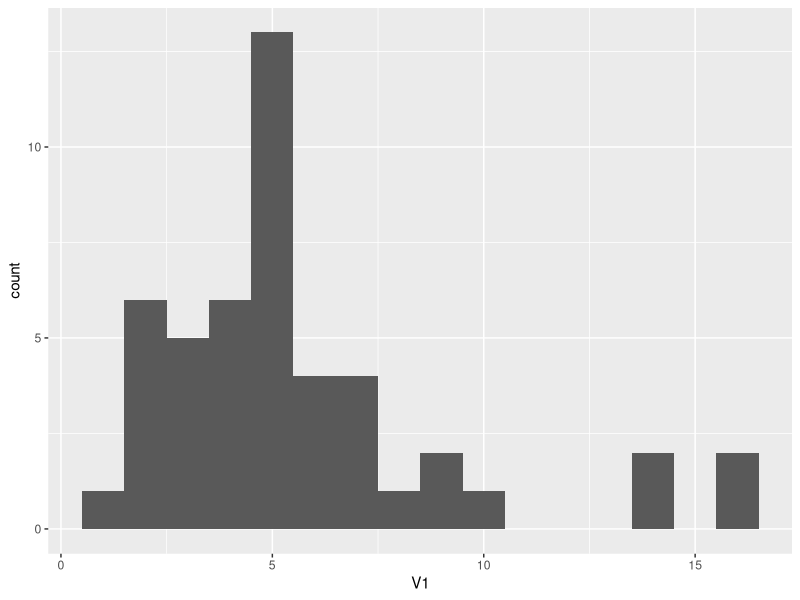
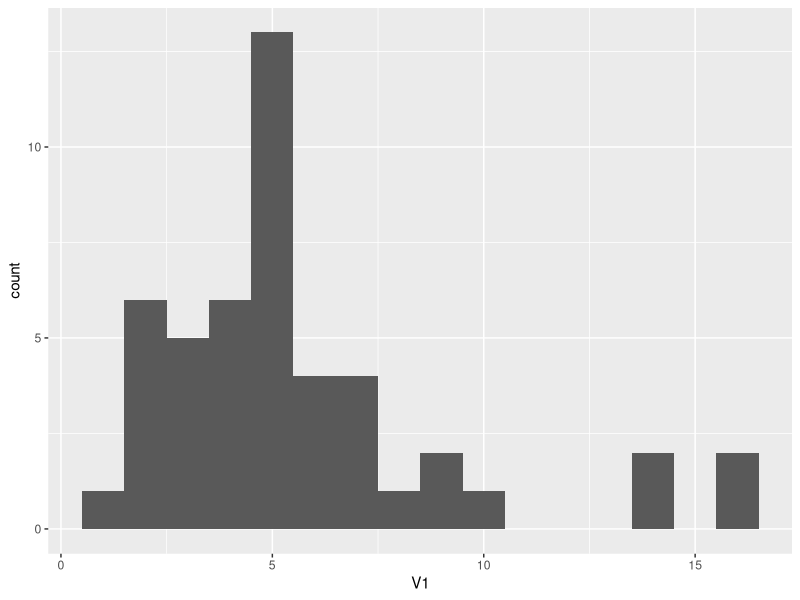

Generate these figures, in order, with R:
#!/usr/bin/env Rscript

library(ggplot2)
ips <- read.csv("ips-per-run.dat",header=FALSE)
ggplot(ips, aes(x=V1)) + geom_histogram( position="identity", binwidth=1)
ggsave("ips-per-run.png")
